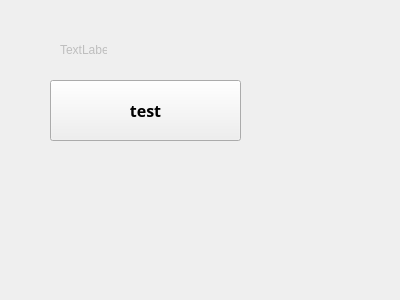
<?xml version="1.0" encoding="UTF-8"?>
<ui version="4.0">
 <class>Form2</class>
 <widget class="QWidget" name="Form2">
  <property name="geometry">
   <rect>
    <x>0</x>
    <y>0</y>
    <width>400</width>
    <height>300</height>
   </rect>
  </property>
  <property name="windowTitle">
   <string>JingForm2</string>
  </property>
  <widget class="QPushButton" name="pushButton">
   <property name="geometry">
    <rect>
     <x>50</x>
     <y>80</y>
     <width>191</width>
     <height>61</height>
    </rect>
   </property>
   <property name="font">
    <font>
     <family>微軟正黑體</family>
     <pointsize>12</pointsize>
     <weight>75</weight>
     <bold>true</bold>
    </font>
   </property>
   <property name="text">
    <string>test</string>
   </property>
  </widget>
  <widget class="QLabel" name="From2_label">
   <property name="enabled">
    <bool>false</bool>
   </property>
   <property name="geometry">
    <rect>
     <x>60</x>
     <y>40</y>
     <width>47</width>
     <height>20</height>
    </rect>
   </property>
   <property name="text">
    <string>TextLabel</string>
   </property>
  </widget>
 </widget>
 <resources/>
 <connections/>
</ui>
